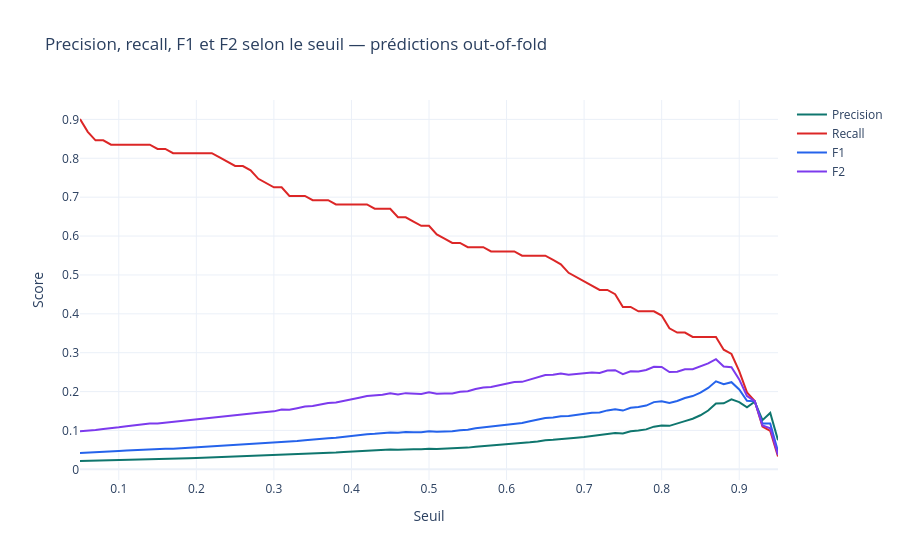
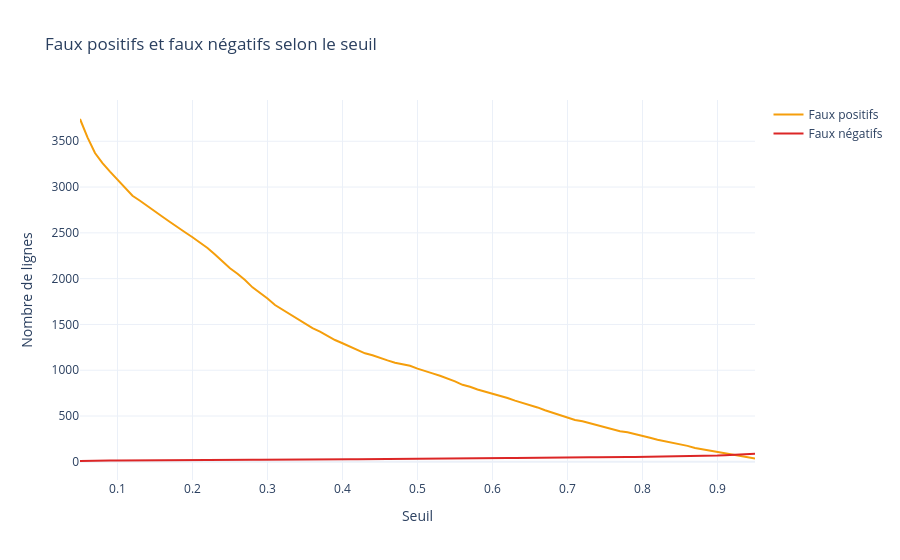

Notebook code for these charts, in order:
### Code cell
metric_figure = go.Figure()
for metric, color in [
    ("Precision", "#0F766E"),
    ("Recall", "#DC2626"),
    ("F1", "#2563EB"),
    ("F2", "#7C3AED"),
]:
    metric_figure.add_trace(
        go.Scatter(
            x=threshold_metrics["Threshold"],
            y=threshold_metrics[metric],
            mode="lines",
            name=metric,
            line={"color": color},
        )
    )
metric_figure.update_layout(
    title="Precision, recall, F1 et F2 selon le seuil — prédictions out-of-fold",
    xaxis_title="Seuil",
    yaxis_title="Score",
    hovermode="x unified",
)
metric_figure.show()

error_figure = go.Figure()
error_figure.add_trace(
    go.Scatter(
        x=threshold_metrics["Threshold"],
        y=threshold_metrics["False Positives"],
        mode="lines",
        name="Faux positifs",
        line={"color": "#F59E0B"},
    )
)
error_figure.add_trace(
    go.Scatter(
        x=threshold_metrics["Threshold"],
        y=threshold_metrics["False Negatives"],
        mode="lines",
        name="Faux négatifs",
        line={"color": "#DC2626"},
    )
)
error_figure.update_layout(
    title="Faux positifs et faux négatifs selon le seuil",
    xaxis_title="Seuil",
    yaxis_title="Nombre de lignes",
    hovermode="x unified",
)
error_figure.show()
